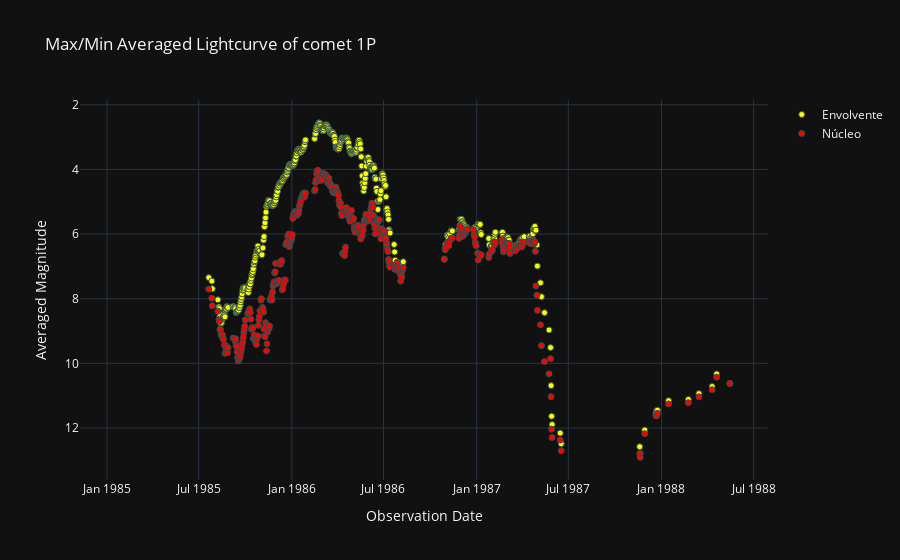

Notebook cell for this chart:
### Code cell
tipo_de_grafica = '7' 
generar_grafica(tipo_de_grafica, nombre_del_cometa, bases_de_datos)

### Figure 1 — Plotly figure (JSON) as saved in the notebook; plotly's stock layout.template omitted (floating-point values rounded to 4 significant figures; data arrays with more than 128 entries replaced by an {"elided": "..."} marker saying what was removed)
{"data": [{"marker": {"color": "yellow", "line": {"color": "DarkSlateGrey", "width": 1}}, "mode": "markers", "name": "Envolvente", "type": "scatter", "x": {"elided": "436 str values"}, "y": {"elided": "436 float values"}}, {"marker": {"color": "red", "line": {"color": "DarkSlateGrey", "width": 1}}, "mode": "markers", "name": "Núcleo", "type": "scatter", "x": {"elided": "436 str values"}, "y": {"elided": "436 float values"}}], "layout": {"title": {"text": "Max/Min Averaged Lightcurve of comet 1P"}, "xaxis": {"title": {"text": "Observation Date"}}, "yaxis": {"autorange": "reversed", "title": {"text": "Averaged Magnitude"}}}}
